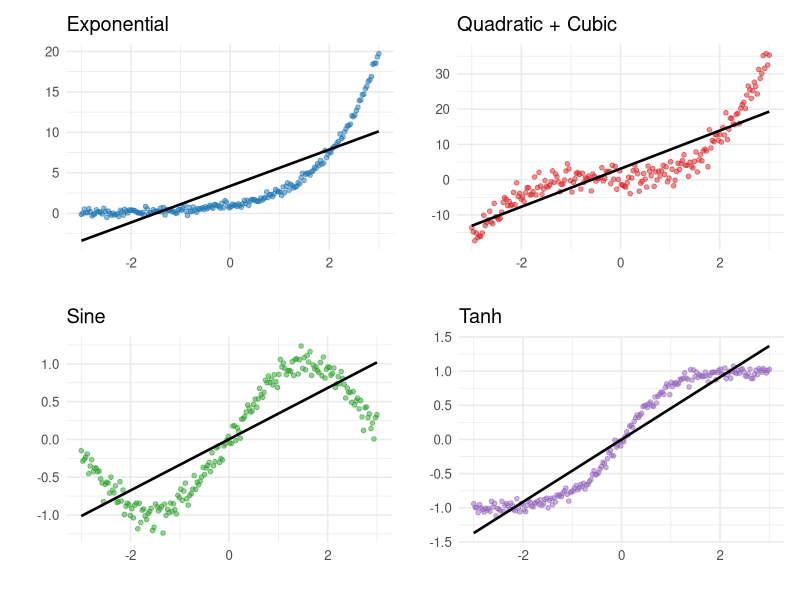
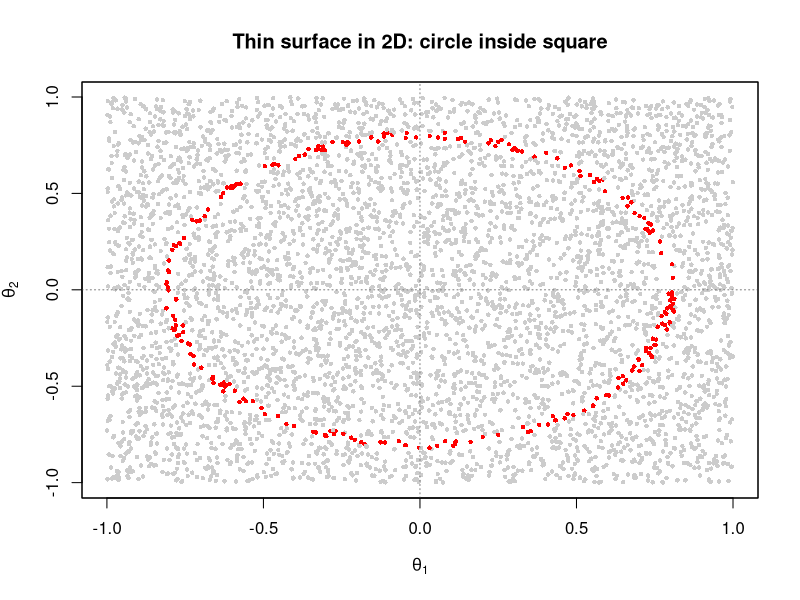
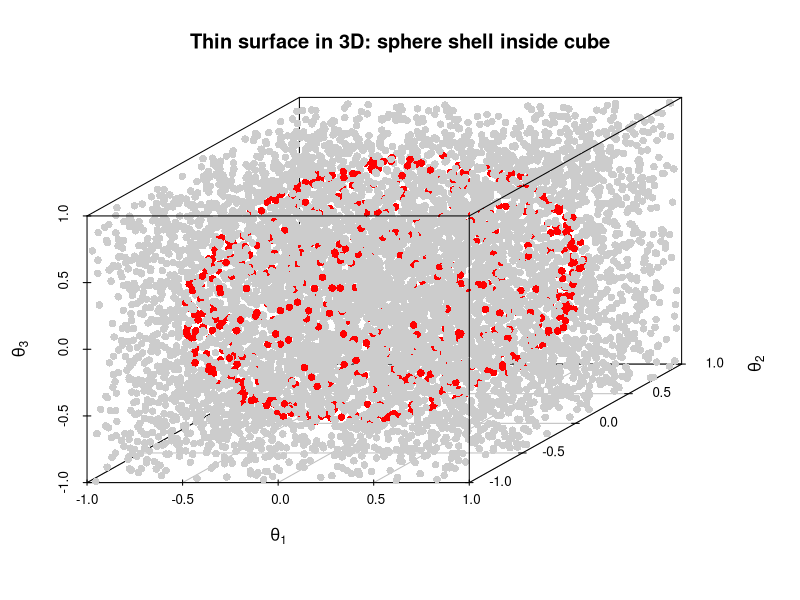
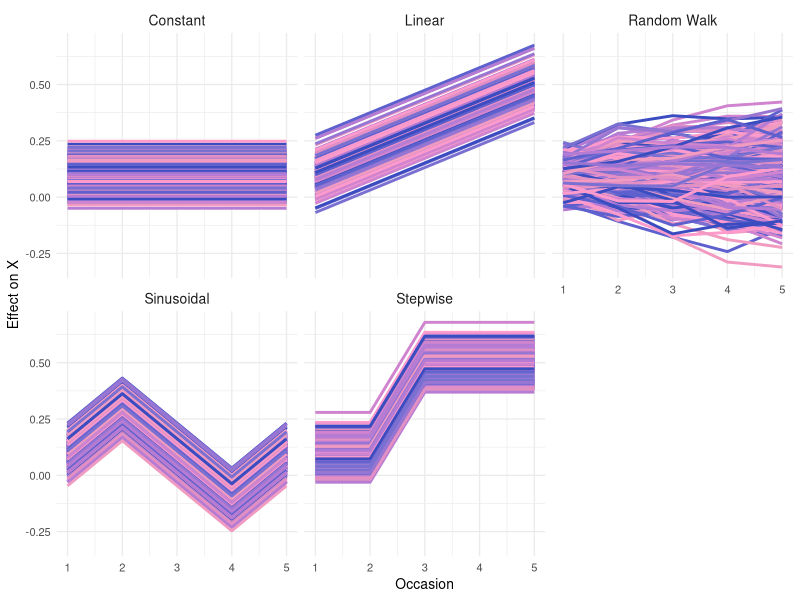
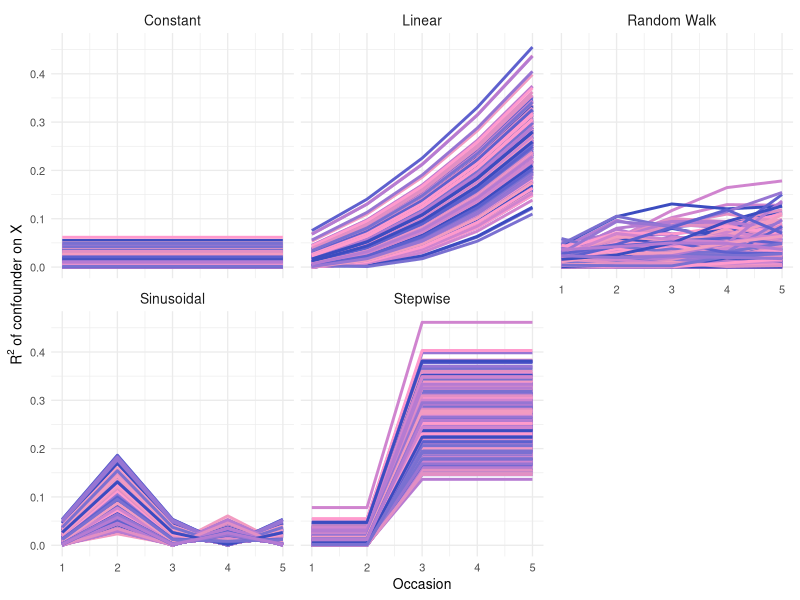
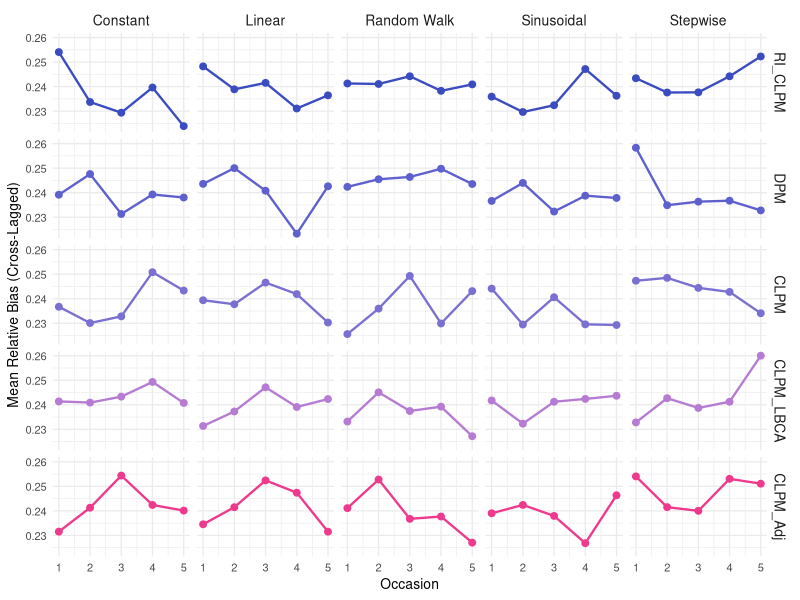
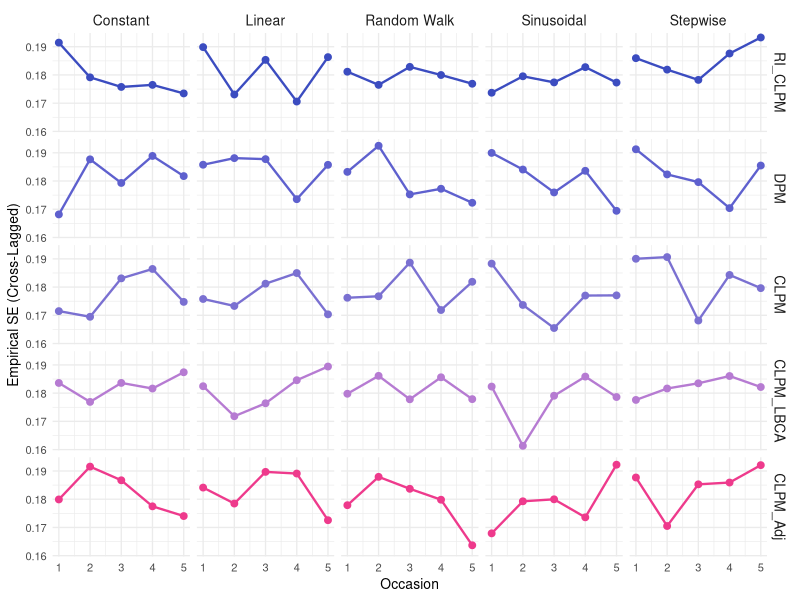
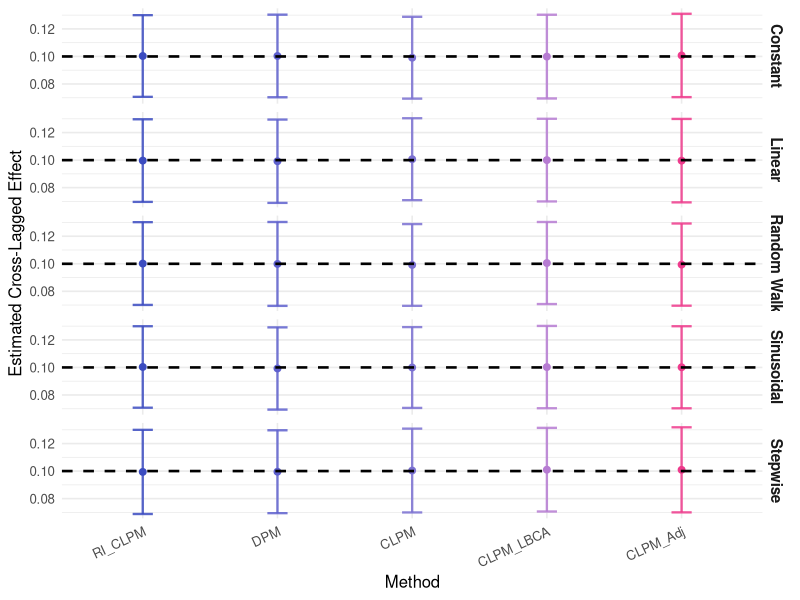

Generate these figures, in order, with R:
## ---- chunk 1

# function that takes in the matrix B, which holds the effects of the confounders on X and Y
# where rows = X, Y and columns = occasions
confounder_variation <- function(B) {
  
  # Check input
  if (!is.matrix(B) || nrow(B) != 2) {
    stop("B must be a 2 x k matrix (rows = X, Y; columns = occasions).")
  }
  
  # Compute SD across occasions for each row
  sd_X <- stats::sd(B[1, ])
  sd_Y <- stats::sd(B[2, ])
  
  # Optionally: pooled SD across all betas (flatten matrix)
  sd_overall <- stats::sd(as.vector(B))
  
  # Return results
  list(
    sd_X      = sd_X,
    sd_Y      = sd_Y,
    sd_overall = sd_overall
  )
}
 
## ---- chunk 2

# function to calculate the strength of confounding effects
# from the matrix B, which holds the effects of the confounders on X and Y
# where rows = X, Y and columns = confounders
confounder_strength <- function(B) {
  
  # check if the input is a matrix with 2 rows (for X and Y)
  if (!is.matrix(B) || nrow(B) != 2) {
    stop("B must be a 2 x k matrix (rows = X, Y; columns = confounders).")
  }
  
  # with Psi = I, S_U = B %*% t(B)
  S_U <- B %*% t(B)
  
  # extract variances and covariance
  var_X <- S_U[1, 1]
  var_Y <- S_U[2, 2]
  cov_XY <- S_U[1, 2]
  
  # save results in a list
  list(
    S_U   = S_U,
    var_X = var_X,
    var_Y = var_Y,
    cov_XY = cov_XY
  )
}

## ---- chunk 3

# libraries
library(ggplot2)
library(patchwork)

# reproducibility
set.seed(123)

# generate x
n  <- 200
x  <- seq(-3, 3, length.out = n)

# data for each plot
df_exp <- data.frame(
  x = x,
  y = exp(x) + rnorm(n, 0, 0.3),
  fn = "Exponential"
)

df_qc <- data.frame(
  x = x,
  y = x^2 + x^3 + rnorm(n, 0, 2),
  fn = "Quadratic + Cubic"
)

df_sin <- data.frame(
  x = x,
  y = sin(x) + rnorm(n, 0, 0.1),
  fn = "Sine"
)

df_tanh <- data.frame(
  x = x,
  y = tanh(x) + rnorm(n, 0, 0.05),
  fn = "Tanh"
)

# assign a distinct color per plot
plot_colors <- c(
  "Exponential"       = "#1f77b4",
  "Quadratic + Cubic" = "#d62728",
  "Sine"              = "#2ca02c",
  "Tanh"              = "#9467bd"
)

# plot maker
make_plot <- function(data, title) {
  ggplot(data, aes(x, y)) +
    geom_point(color = plot_colors[unique(data$fn)], alpha = 0.5, size = 1.3) +
    geom_smooth(method = "lm", se = FALSE, color = "black", linewidth = 0.9) +
    theme_minimal(base_size = 12) +
    labs(title = title, x = "", y = "")
}

p1 <- make_plot(df_exp,  "Exponential")
p2 <- make_plot(df_qc,   "Quadratic + Cubic")
p3 <- make_plot(df_sin,  "Sine")
p4 <- make_plot(df_tanh, "Tanh")

# combine in a 2×2 grid
(p1 | p2) /
(p3 | p4)

## ---- chunk 4

# this function computes the non-linearity index eta
nonlinearity_index <- function(B, k_lin) {
  
  # check B structure
  if (!is.matrix(B) || nrow(B) != 2) {
    stop("B must be a 2 × k matrix (rows = X, Y).")
  }
  
  # split into linear and nonlinear parts
  B_lin <- B[, 1:k_lin, drop = FALSE]
  B_nl  <- B[, (k_lin + 1):ncol(B), drop = FALSE]
  
  # variance using same logic as confounder_strength()
  get_var <- function(v) {
    as.numeric(v %*% v)
  }
  
  # X variances (row 1)
  var_X_lin <- get_var(B_lin[1, ])
  var_X_nl  <- get_var(B_nl[1, ])
  
  # Y variances (row 2)
  var_Y_lin <- get_var(B_lin[2, ])
  var_Y_nl  <- get_var(B_nl[2, ])
  
  # nonlinearity proportions
  eta_X <- var_X_nl / (var_X_lin + var_X_nl)
  eta_Y <- var_Y_nl / (var_Y_lin + var_Y_nl)
  
  # return mean nonlinearity
  mean(c(eta_X, eta_Y))
}

## ---- chunk 5

library(kableExtra)

df <- data.frame(
  Scenario = paste("Scenario", 1:5),
  `Varying effect` = c("None", "Linear", "Stepwise", "Sinusoidal", "Random walk"),
  `CLPM` = "✓",
  `RI-CLPM` = "✓",
  `DPM` = "✓",
  `CLPM + Linear Adj.` = "✓"
)

kbl(
  df,
  booktabs = TRUE,
  caption = "Conditions table study 1",
  caption_placement = "bottom"
) |>
  kable_styling(full_width = FALSE)

## ---- chunk 6

library(kableExtra)

df <- data.frame(
  Scenario = paste("Scenario", 1:5),
  `Varying effect` = c("None", "Linear", "Stepwise", "Sinusoidal", "Random walk"),
  `NL = 0.1` = "✓",
  `NL = 0.25` = "✓",
  `NL = 0.5` = "✓"
)

kbl(
  df,
  booktabs = TRUE,
  caption = "Conditions table study 2: NL abbreviates non-linearity index",
  caption_placement = "bottom"
) |>
  kable_styling(full_width = FALSE)

## ---- chunk 7

### 2D circle inside square ###
set.seed(1)

# number of random points in the square
n <- 5000

# sample uniformly from [-1,1]^2
theta1 <- runif(n, -1, 1)
theta2 <- runif(n, -1, 1)

# radius of the circle (constraint)
r <- 0.8

# distance from origin
dist2 <- sqrt(theta1^2 + theta2^2)

# points "near" the circle: thin band of width eps
eps <- 0.02
on_circle <- abs(dist2 - r) <= eps

# plot
plot(theta1, theta2,
     col = ifelse(on_circle, "red", "grey80"),
     pch = 16, cex = 0.6,
     xlab = expression(theta[1]),
     ylab = expression(theta[2]),
     main = "Thin surface in 2D: circle inside square")
abline(h = 0, v = 0, col = "grey50", lty = 3)
box()


### 3D sphere inside cube ###
library(scatterplot3d)

set.seed(2)

n <- 8000

# sample uniformly from [-1,1]^3
theta1 <- runif(n, -1, 1)
theta2 <- runif(n, -1, 1)
theta3 <- runif(n, -1, 1)

# sphere radius
r <- 0.9

# distance from origin
dist3 <- sqrt(theta1^2 + theta2^2 + theta3^2)

# narrow band around the sphere
eps <- 0.03
on_sphere <- abs(dist3 - r) <= eps

# 3D scatter: cube in grey, thin shell in red
scatterplot3d(theta1, theta2, theta3,
              color = ifelse(on_sphere, "red", "grey80"),
              pch   = 16,
              xlab  = expression(theta[1]),
              ylab  = expression(theta[2]),
              zlab  = expression(theta[3]),
              main  = "Thin surface in 3D: sphere shell inside cube")

## ---- chunk 8

sample_gamma <- function(
    k_lin,                                             # number of linear confounders
    k_nonlin,                                          # number of nonlinear confounders
    R2_1,                                              # total variance explained by confounders at occasion 1
    eta_1,                                             # nonlinearity index at occasion 1
    min_abs = 0.01,                                    # min and max absolute effect sizes for rejection sampling
    max_abs = 0.30,
    max_tries = 1e6                                    # max number of tries
) {

  k <- k_lin + k_nonlin

  ## allocate variance budgets
  LX <- (1 - eta_1) * R2_1 / 2
  LY <- (1 - eta_1) * R2_1 / 2
  NX <- eta_1 * R2_1 / 2 
  NY <- eta_1 * R2_1 / 2 

  for (try in 1:max_tries) {

    # ---- sample random directions ----
    u_x_lin  <- rnorm(k_lin)
    u_y_lin  <- rnorm(k_lin)
    u_x_nlin <- rnorm(k_nonlin)
    u_y_nlin <- rnorm(k_nonlin)

    # ---- normalize ----
    u_x_lin  <- u_x_lin  / sqrt(sum(u_x_lin^2))
    u_y_lin  <- u_y_lin  / sqrt(sum(u_y_lin^2))
    u_x_nlin <- u_x_nlin / sqrt(sum(u_x_nlin^2))
    u_y_nlin <- u_y_nlin / sqrt(sum(u_y_nlin^2))

    # ---- scale to proper total variance ----
    gamma_x_lin  <- sqrt(LX) * u_x_lin
    gamma_y_lin  <- sqrt(LY) * u_y_lin
    gamma_x_nlin <- sqrt(NX) * u_x_nlin
    gamma_y_nlin <- sqrt(NY) * u_y_nlin

    # ---- assemble full vectors ----
    gamma_x <- c(gamma_x_lin,  gamma_x_nlin)
    gamma_y <- c(gamma_y_lin,  gamma_y_nlin)

    # ---- rejection check (absolute bounds!) ----
    if (
      all(abs(gamma_x) >= min_abs & abs(gamma_x) <= max_abs &
          abs(gamma_y) >= min_abs & abs(gamma_y) <= max_abs)
    ) {
      return(list(
        gamma_x = gamma_x,
        gamma_y = gamma_y
      ))
    }
  }

  stop("Failed to find a valid sample within max_tries.")
}

## ---- chunk 9

# libs
library(tidyverse)
library(patchwork)

# reproducibility
set.seed(42)

# set the parameters
n_runs     <- 500                                       # number of simulated lines per scenario
T_occasions <- 5                                        # number of time points
scenarios <- c("Constant", "Linear", "Sinusoidal", 
              "Stepwise", "Random Walk")

# function to generate the path per scenario
generate_path <- function(beta0, scenario, T_occasions) {
  
  # for occasion t up to T
  t <- 1:T_occasions
  
  # adjustments per scenario
  path <- switch(
    scenario,
    
    # repeat the starting beta
    "Constant" = rep(beta0, T_occasions),
    
    # add constant
    "Linear" = beta0 + seq(0, 0.4, length.out = T_occasions),  
    
    # vary sinusoidally
    "Sinusoidal" = beta0 + sin(seq(0, 2*pi, length.out = T_occasions)) * 0.2,
    
    # make a stepwise jump at t = 3
    "Stepwise" = {
      step_jump <- 0.4
      out <- rep(beta0, T_occasions)
      out[3:T_occasions] <- out[3:T_occasions] + step_jump  
      out
    },
    
    # random variation , but in one direction 
    "Random Walk" = {
      rw <- cumsum(c(beta0, rnorm(T_occasions - 1, mean = 0, sd = 0.05)))
      rw
    }
  )
  
  # save in tibble
  tibble(
    occasion = t,
    beta = path
  )
}

# generate data for all scenarios and runs 
demo_data <- map_df(

  # imput scenarios
  scenarios,

  # define function per scenario
  function(scen) {

    # apply over number of runs
    map_df(
      1:n_runs,
      function(run_id) {

        # random starting point
        beta0 <- rnorm(1, 0.1, 0.05)  

        # use the generation function
        generate_path(beta0, scen, T_occasions) %>%
          mutate(
            run = run_id,
            scenario = scen
          )
      }
    )
  }
)

# save data for X and Y effects
demo_data_xy <- demo_data %>%
  mutate(
    beta_X = beta,
    beta_Y = beta   
  )

# create a blue → magenta palette for the line colours
blue_magenta <- c(
  "#3B4CC0",  
  "#5E60CE",
  "#7A70D1",
  "#9775D3",
  "#B67BD2",
  "#D084CF",
  "#E28FC4",
  "#F29BC1",
  "#FF9ACD"
)

# repeat the palette so the number of colours matches the number of runs
n_runs <- length(unique(demo_data_xy$run))
blue_magenta_extended <- rep(blue_magenta, length.out = n_runs)

# plot the effects on X
plot_X <- ggplot(demo_data_xy,
                 aes(x = occasion, y = beta_X,
                     group = run, color = factor(run))) +
  geom_line(linewidth = 1) +
  facet_wrap(~ scenario) +
  scale_color_manual(values = blue_magenta_extended) +
  labs(
    x = "Occasion",
    y = "Effect on X"
  ) +
  theme_minimal(base_size = 10) +
  theme(
    legend.position = "none",
    strip.text = element_text(size = 10)
  )

plot_X

## ---- chunk 10

# compute explained variance R² for X 
demo_data_r2 <- demo_data_xy %>%
  mutate(
    R2_X = beta_X^2,
    R2_Y = beta_Y^2
  )

plot_R2_X <- ggplot(demo_data_r2,
                    aes(x = occasion, y = R2_X,
                        group = run, color = factor(run))) +
  geom_line(linewidth = 1) +
  facet_wrap(~ scenario) +
  scale_color_manual(values = blue_magenta_extended) +
  labs(
    x = "Occasion",
    y = expression(R^2 ~ "of confounder on X")
  ) +
  theme_minimal(base_size = 10) +
  theme(
    legend.position = "none",
    strip.text = element_text(size = 10)
  )

plot_R2_X

## ---- chunk 11

# reproducibility
set.seed(123)

# methods
methods <- c("RI_CLPM", "DPM", "CLPM", "CLPM_LBCA", "CLPM_Adj")

# add true values
demo_bias <- demo_data_xy %>%
  mutate(
    true_cross = 0.10,
    true_auto  = 0.25
  )

# fake estimates
demo_bias <- demo_bias %>%
  mutate(
    est_RI_CLPM   = true_cross + rnorm(n(), 0, 0.03),
    est_DPM       = true_cross + rnorm(n(), 0, 0.03),
    est_CLPM      = true_cross + rnorm(n(), 0, 0.03),
    est_CLPM_LBCA = true_cross + rnorm(n(), 0, 0.03),
    est_CLPM_Adj  = true_cross + rnorm(n(), 0, 0.03),

    estA_RI_CLPM   = true_auto + rnorm(n(), 0, 0.04),
    estA_DPM       = true_auto + rnorm(n(), 0, 0.04),
    estA_CLPM      = true_auto + rnorm(n(), 0, 0.04),
    estA_CLPM_LBCA = true_auto + rnorm(n(), 0, 0.04),
    estA_CLPM_Adj  = true_auto + rnorm(n(), 0, 0.04)
  )

# relative bias
demo_bias <- demo_bias %>%
  mutate(
    rb_RI_CLPM   = abs(est_RI_CLPM   - true_cross) / true_cross,
    rb_DPM       = abs(est_DPM       - true_cross) / true_cross,
    rb_CLPM      = abs(est_CLPM      - true_cross) / true_cross,
    rb_CLPM_LBCA = abs(est_CLPM_LBCA - true_cross) / true_cross,
    rb_CLPM_Adj  = abs(est_CLPM_Adj  - true_cross) / true_cross
  )

# mean bias per occasion × scenario × method
demo_plotdata <- demo_bias %>%
  select(scenario, occasion, run, starts_with("rb_")) %>%
  pivot_longer(
    cols = starts_with("rb_"),
    names_to = "method",
    values_to = "rel_bias"
  ) %>%
  mutate(
    method = gsub("rb_", "", method),
    method = factor(method, levels = methods)
  ) %>%
  group_by(scenario, method, occasion) %>%
  summarise(mean_bias = mean(rel_bias), .groups = "drop")

# colours
method_colors <- c(
  "RI_CLPM"   = "#3B4CC0",
  "DPM"       = "#5E60CE",
  "CLPM"      = "#7A70D1",
  "CLPM_LBCA" = "#B67BD2",
  "CLPM_Adj"  = "#EE3A8C"
)

# plot
plot_bias_cross <- ggplot(demo_plotdata,
                          aes(x = occasion, y = mean_bias,
                              color = method, group = method)) +
  geom_point(size = 2) +
  geom_line(linewidth = 0.8) +
  facet_grid(method ~ scenario) +
  scale_color_manual(values = method_colors) +
  labs(
    x = "Occasion",
    y = "Mean Relative Bias (Cross-Lagged)"
  ) +
  theme_minimal(base_size = 10) +
  theme(
    legend.position = "none",
    strip.text = element_text(size = 10)
  )

plot_bias_cross

## ---- chunk 12

# empirical standard error per occasion × scenario × method
demo_se <- demo_bias %>%
  select(scenario, occasion, run, starts_with("rb_")) %>%
  pivot_longer(
    cols = starts_with("rb_"),
    names_to = "method",
    values_to = "rel_bias"
  ) %>%
  mutate(
    method = gsub("rb_", "", method),
    method = factor(method, levels = methods)
  ) %>%
  group_by(scenario, method, occasion) %>%
  summarise(se_bias = sd(rel_bias), .groups = "drop")

# colours
method_colors <- c(
  "RI_CLPM"   = "#3B4CC0",
  "DPM"       = "#5E60CE",
  "CLPM"      = "#7A70D1",
  "CLPM_LBCA" = "#B67BD2",
  "CLPM_Adj"  = "#EE3A8C"
)

# plot empirical SE
plot_se_cross <- ggplot(demo_se,
                        aes(x = occasion, y = se_bias,
                            color = method, group = method)) +
  geom_point(size = 2) +
  geom_line(linewidth = 0.8) +
  facet_grid(method ~ scenario) +
  scale_color_manual(values = method_colors) +
  labs(
    x = "Occasion",
    y = "Empirical SE (Cross-Lagged)"
  ) +
  theme_minimal(base_size = 10) +
  theme(
    legend.position = "none",
    strip.text = element_text(size = 10)
  )

plot_se_cross

## ---- chunk 13

# true cross-lagged value
true_beta <- 0.10

# build correct per-scenario summaries
summary_est <- demo_bias %>%
  select(scenario, occasion, run, starts_with("est_")) %>%
  pivot_longer(
    cols = starts_with("est_"),
    names_to = "method",
    values_to = "estimate"
  ) %>%
  mutate(
    method = gsub("est_", "", method),
    method = factor(method, levels = methods)
  ) %>%
  group_by(scenario, method) %>%
  summarise(
    mean_est = mean(estimate),   # raw estimate mean per scenario × method
    sd_est   = sd(estimate),     # empirical SD
    .groups = "drop"
  ) %>%
  mutate(true_val = true_beta)   # <- explicitly add truth

method_colors <- c(
  "RI_CLPM"   = "#3B4CC0",
  "DPM"       = "#5E60CE",
  "CLPM"      = "#7A70D1",
  "CLPM_LBCA" = "#B67BD2",
  "CLPM_Adj"  = "#EE3A8C"
)

plot_estimates_scen <- ggplot(summary_est,
                              aes(x = method, y = mean_est, color = method)) +

  geom_errorbar(aes(ymin = mean_est - sd_est,
                    ymax = mean_est + sd_est),
                width = 0.15, linewidth = 0.8, alpha = 0.85) +

  geom_point(size = 2) +

  geom_hline(aes(yintercept = true_val),
             linetype = "dashed", linewidth = 0.9) +

  facet_grid(scenario ~ .) +   # <- one block per scenario

  scale_color_manual(values = method_colors) +

  labs(
    x = "Method",
    y = "Estimated Cross-Lagged Effect"
  ) +
  theme_minimal(base_size = 12) +
  theme(
    legend.position = "none",
    strip.text = element_text(size = 11, face = "bold"),
    axis.text.x = element_text(angle = 25, hjust = 1)
  )

plot_estimates_scen

## ---- chunk 14

library(kableExtra)

# show first rows of the final simulation dataset
demo_bias %>%
  head(10) %>%      # just the header
  kbl(booktabs = TRUE,
      caption = "Structure of the Final Simulation Output (First 10 Rows)") %>%
  kable_styling(full_width = FALSE)

## ---- chunk 15

# assume 40% of explained variance is nonlinear
eta <- 0.40

# compute linear and nonlinear R² components
demo_data_r2 <- demo_data_xy %>%
  mutate(
    R2_total = beta_X^2,
    R2_nl    = eta * R2_total,
    R2_lin   = (1 - eta) * R2_total
  )

# long transform with correct stacking order
demo_data_r2_long <- demo_data_r2 %>%
  select(scenario, occasion, run, R2_lin, R2_nl) %>%
  pivot_longer(
    cols = c(R2_lin, R2_nl),
    names_to = "component",
    values_to = "R2"
  ) %>%
  mutate(
    component = factor(component, levels = c("R2_lin", "R2_nl"))
  )

# stacked area plot, no legend
plot_R2_stacked <- ggplot(demo_data_r2_long,
                          aes(x = occasion, y = R2,
                              fill = component,
                              group = interaction(run, component))) +
  geom_area(alpha = 0.65, position = "stack") +
  facet_wrap(~ scenario) +
  scale_fill_manual(
    values = c(
      R2_lin = "#7A70D1",   # bottom layer
      R2_nl  = "#EE3A8C"    # top layer
    )
  ) +
  labs(
    x = "Occasion",
    y = expression(R^2 ~ "Explained variance")
  ) +
  theme_minimal(base_size = 10) +
  theme(
    strip.text = element_text(size = 10),
    legend.position = "none"     # <— yeeted legend
  )

plot_R2_stacked

## ---- chunk 16

# reproducibility
set.seed(123)

# 9 methods for Simulation Study 2
methods <- c(
  "CLPM",
  "RI_CLPM",
  "DPM",
  "CLPM_LinAdj",
  "CLPM_BCA",
  "LASSO",
  "RF",
  "BART",
  "XGBoost"
)

# add true values
demo_bias <- demo_data_xy %>%
  mutate(
    true_cross = 0.10,
    true_auto  = 0.25
  )

# fake estimates for demonstration — replace later with real simulation outputs
demo_bias <- demo_bias %>%
  mutate(
    est_CLPM        = true_cross + rnorm(n(), 0, 0.04),
    est_RI_CLPM     = true_cross + rnorm(n(), 0, 0.04),
    est_DPM         = true_cross + rnorm(n(), 0, 0.04),
    est_CLPM_LinAdj = true_cross + rnorm(n(), 0, 0.04),
    est_CLPM_BCA    = true_cross + rnorm(n(), 0, 0.04),
    est_LASSO       = true_cross + rnorm(n(), 0, 0.04),
    est_RF          = true_cross + rnorm(n(), 0, 0.04),
    est_BART        = true_cross + rnorm(n(), 0, 0.04),
    est_XGBoost     = true_cross + rnorm(n(), 0, 0.04)
  )

# compute relative bias
demo_bias <- demo_bias %>%
  mutate(
    rb_CLPM        = abs(est_CLPM        - true_cross) / true_cross,
    rb_RI_CLPM     = abs(est_RI_CLPM     - true_cross) / true_cross,
    rb_DPM         = abs(est_DPM         - true_cross) / true_cross,
    rb_CLPM_LinAdj = abs(est_CLPM_LinAdj - true_cross) / true_cross,
    rb_CLPM_BCA    = abs(est_CLPM_BCA    - true_cross) / true_cross,
    rb_LASSO       = abs(est_LASSO       - true_cross) / true_cross,
    rb_RF          = abs(est_RF          - true_cross) / true_cross,
    rb_BART        = abs(est_BART        - true_cross) / true_cross,
    rb_XGBoost     = abs(est_XGBoost     - true_cross) / true_cross
  )

# reshape → mean RB per occasion × scenario × method
demo_plotdata <- demo_bias %>%
  select(scenario, occasion, run, starts_with("rb_")) %>%
  pivot_longer(
    cols = starts_with("rb_"),
    names_to = "method",
    values_to = "rel_bias"
  ) %>%
  mutate(
    method = gsub("rb_", "", method),
    method = factor(method, levels = methods)
  ) %>%
  group_by(scenario, method, occasion) %>%
  summarise(mean_bias = mean(rel_bias), .groups = "drop")

# method colors (9 distinct)
method_colors <- c(
  "CLPM"        = "#3B4CC0",
  "RI_CLPM"     = "#5E60CE",
  "DPM"         = "#7A70D1",
  "CLPM_LinAdj" = "#9775D3",
  "CLPM_BCA"    = "#B67BD2",
  "LASSO"       = "#D084CF",
  "RF"          = "#E28FC4",
  "BART"        = "#F29BC1",
  "XGBoost"     = "#EE3A8C"
)

# final plot: 9 methods × 5 scenarios grid
plot_bias_cross <- ggplot(demo_plotdata,
                          aes(x = occasion, y = mean_bias,
                              color = method, group = method)) +
  geom_point(size = 1.8) +
  geom_line(linewidth = 0.9) +
  facet_grid(method ~ scenario) +
  scale_color_manual(values = method_colors) +
  labs(
    x = "Occasion",
    y = "Mean Relative Bias (Cross-Lagged)"
  ) +
  theme_minimal(base_size = 9) +
  theme(
    legend.position = "none",
    strip.text = element_text(size = 9)
  )

plot_bias_cross

## ---- chunk 17

# empirical SD per occasion × scenario × method
demo_plotdata_se <- demo_bias %>%
  select(scenario, occasion, run, starts_with("est_")) %>%
  pivot_longer(
    cols = starts_with("est_"),
    names_to = "method",
    values_to = "estimate"
  ) %>%
  mutate(
    method = gsub("est_", "", method),
    method = factor(method, levels = methods)
  ) %>%
  group_by(scenario, method, occasion) %>%
  summarise(se_est = sd(estimate), .groups = "drop")

# same 9-method colors
method_colors <- c(
  "CLPM"        = "#3B4CC0",
  "RI_CLPM"     = "#5E60CE",
  "DPM"         = "#7A70D1",
  "CLPM_LinAdj" = "#9775D3",
  "CLPM_BCA"    = "#B67BD2",
  "LASSO"       = "#D084CF",
  "RF"          = "#E28FC4",
  "BART"        = "#F29BC1",
  "XGBoost"     = "#EE3A8C"
)

# empirical SD plot
plot_se_cross <- ggplot(demo_plotdata_se,
                        aes(x = occasion, y = se_est,
                            color = method, group = method)) +
  geom_point(size = 1.8) +
  geom_line(linewidth = 0.9) +
  facet_grid(method ~ scenario) +
  scale_color_manual(values = method_colors) +
  labs(
    x = "Occasion",
    y = "Empirical SD (Cross-Lagged)"
  ) +
  theme_minimal(base_size = 9) +
  theme(
    legend.position = "none",
    strip.text = element_text(size = 9)
  )

plot_se_cross

## ---- chunk 18

# true cross-lagged value
true_beta <- 0.10

# build summary dataset (mean estimate + empirical SD)
summary_est <- demo_bias %>%
  select(scenario, occasion, run, starts_with("est_")) %>%
  pivot_longer(
    cols = starts_with("est_"),
    names_to = "method",
    values_to = "estimate"
  ) %>%
  mutate(
    method = gsub("est_", "", method),
    method = factor(method, levels = methods)   # 9-method vector
  ) %>%
  group_by(scenario, method) %>%
  summarise(
    mean_est = mean(estimate),   # average estimate across runs × occasions
    sd_est   = sd(estimate),     # empirical SD
    .groups = "drop"
  ) %>%
  mutate(true_val = true_beta)    # add truth line

# 9-method palette
method_colors <- c(
  "CLPM"        = "#3B4CC0",
  "RI_CLPM"     = "#5E60CE",
  "DPM"         = "#7A70D1",
  "CLPM_LinAdj" = "#9775D3",
  "CLPM_BCA"    = "#B67BD2",
  "LASSO"       = "#D084CF",
  "RF"          = "#E28FC4",
  "BART"        = "#F29BC1",
  "XGBoost"     = "#EE3A8C"
)

# final plot
plot_estimates_scen <- ggplot(summary_est,
                              aes(x = method, y = mean_est, color = method)) +

  geom_errorbar(aes(ymin = mean_est - sd_est,
                    ymax = mean_est + sd_est),
                width = 0.15, linewidth = 0.8, alpha = 0.85) +

  geom_point(size = 2) +

  geom_hline(aes(yintercept = true_val),
             linetype = "dashed", linewidth = 0.9) +

  facet_grid(scenario ~ .) +

  scale_color_manual(values = method_colors) +

  labs(
    x = "Method",
    y = "Estimated Cross-Lagged Effect"
  ) +
  theme_minimal(base_size = 12) +
  theme(
    legend.position = "none",
    strip.text = element_text(size = 11, face = "bold"),
    axis.text.x = element_text(angle = 25, hjust = 1)
  )

plot_estimates_scen

## ---- chunk 19

library(kableExtra)

# Build a template that includes linear + nonlinear pieces explicitly
simulation_output_template <- demo_bias %>%
  mutate(
    # Decompose beta_X and beta_Y into linear + nonlinear components.
    # For demonstration we assume eta = .40 as earlier.
    eta = 0.40,
    beta_X_lin = sqrt(1 - eta) * beta_X,
    beta_X_nl  = sqrt(eta)     * beta_X,
    beta_Y_lin = sqrt(1 - eta) * beta_Y,
    beta_Y_nl  = sqrt(eta)     * beta_Y
  ) %>%
  select(
    # identifiers
    scenario,
    occasion,
    run,

    # linear / nonlinear decomposition
    beta_X_lin,
    beta_X_nl,
    beta_Y_lin,
    beta_Y_nl,

    # total effect
    beta_X,
    beta_Y,

    # true values
    true_cross,
    true_auto,

    # all estimates (cross-lag)
    starts_with("est_"),

    # all estimates (autoregressive)
    starts_with("estA_")
  ) %>%
  head(10)

simulation_output_template %>%
  kbl(
    booktabs = TRUE,
    caption = "Template of Final Simulation Output Including Linear/Nonlinear Confounder Effects"
  ) %>%
  kable_styling(full_width = FALSE)
